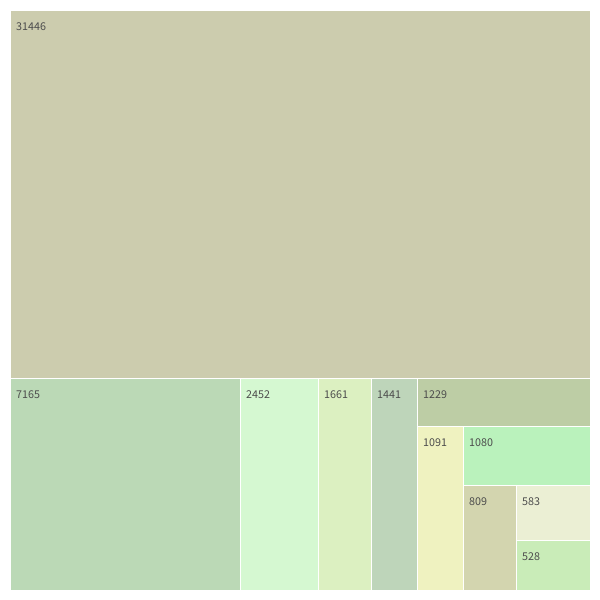
Frame 1 (no input)
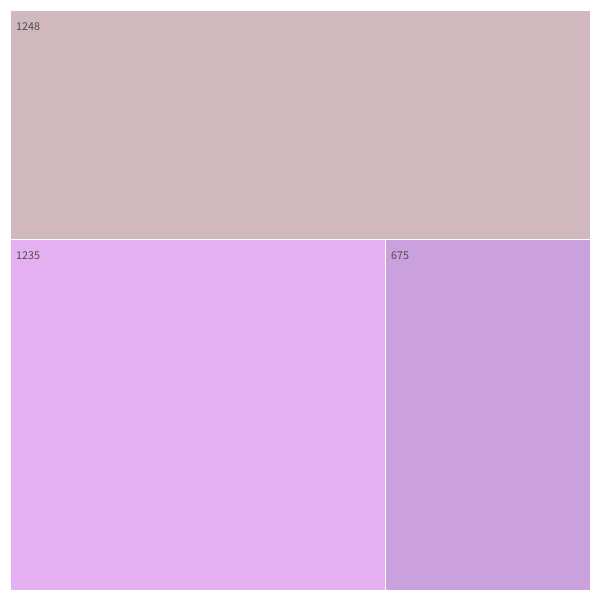
Frame 2 (the mouse pressed at the canvas centre, redrawn once)

The Processing sketch that drew these frames (run headless with seeded random() and noise(); the mouse was pressed at the canvas centre and the sketch redrawn once):

// Processing sketch: processing_24548
// ── processing_24548.pde


float randomHue = random(0,1); //color matching... the key to everything!



void setup() {
    colorMode(HSB, 1.0); //it's just nicer this way... you know...
    size( 600, 600 ); 
    noLoop();
}



//MOUSE PRESS
void mousePressed() {
    redraw();
}


void drawRect(int x1,int y1,int w1, int h1, int value){
    stroke(1);
   float hStart = randomHue - 0.1;
    float hEnd = randomHue + 0.1;
   float h = random(hStart, hEnd);
    float s = random(0.1,0.3);
    float b = random(0.8,1);
    fill(h,s,b);
    rect(x1, y1, w1, h1); //we draw a rectangle    
    fill(0.3);
    text(str(value), x1+6, y1+20); 
  }



void draw() {
  background(1);
  
  //we re-pick a new color hue (the best part);
  randomHue = random(0,1);
  
  // FIRST, we generate an array with n number of random values.
  ///////////////////////////////////////////////////////////////
  int nbItems = floor(random(2,12)); 
  int[] numbers = new int[nbItems]; 
  for( int i=0; i < numbers.length; i++ ) {
    float tempVal = random(3,1000);
    if(tempVal > 500){ // we tweak a bit the random to make sure we have an inverted bell curve (good for treemaps)
      tempVal = tempVal + (tempVal *random (1*6));
    }else{
      tempVal = tempVal / random(0, tempVal/500);
    }
    //tempVal = sqrt(tempVal) ;
    
    numbers[i] = floor(tempVal); 
  }  
 
 
 //basic param for the sake of this prototype ...
  int blockW = width-20;
  int  blockH = height-20; 
  int  refX = 10;
  int  refY = 10;
  
  makeBlock(refX, refY, blockW, blockH, numbers); //x,y,w,h
} //end DRAW...
  
  
  
void makeBlock(int refX, int refY, int blockW, int blockH, int[] numbers){
  // We sort the received array.
  ///////////////////////////////////////////////////////////////
  numbers = reverse(sort(numbers));// we sort the array from biggest to smallest value.
 // println(numbers);
 
  int valueA = numbers[0];//the biggest value
  int valueB = 0;//value B will correspond to the sum of all remmaining objects in array
  int[] numbersB = new int[numbers.length-1]; //a new array excluding the big value.
 
  for( int i=1; i < numbers.length; i++ ) {
    numbersB[i-1] = numbers[i]; //we populate our new array of values, we'll send it recursivly...
    valueB += numbers[i];
    
  }
  float ratio = float(valueA) / float(valueB + valueA);
  println("ratio = " + ratio);
  println("A val = " + valueA);
  println("B val = " + valueB);
  //now we split the block in two according to the right ratio...
  
  int xA, yA, heightA, widthA, xB ,yB, heightB, widthB;
  if(blockW > blockH){ //si plus large que haut...
    //we split vertically; so height will stay the same...
    
    xA = refX;
    yA = refY;// we draw the square in top right corner, so same value.
    heightA = blockH;
    widthA  = floor(blockW * ratio);
    
    xB = refX + widthA;
    yB = refY;
    heightB = blockH;
    widthB = blockW - widthA; //the remaining portion of the width...
    
  }else{//tall rectangle, we split horizontally.
    xA = refX;
    yA = refY;// we draw the square in top right corner, so same value.
    heightA = floor(blockH * ratio);
    widthA  = blockW;
    
    xB = refX;
    yB = refY+ heightA;
    heightB = blockH - heightA;
    widthB = blockW; //the remaining portion of the width...
    
  }
  
  
  
   
  
  
  //We add the block A to the display List
  // for now, we just draw the thing, let's convert to OOP later...
  //drawRect(xA, yA, widthA, heightA, valueA); //(x, y, width, height)
  //int pcntA = floor(valueA / float(valueA + valueB)*100);
  //int pcntB = floor(valueB / float(valueA + valueB)*100);
 // drawRect(xA, yA, widthA, heightA, pcntA); //(x, y, width, height)
  drawRect(xA, yA, widthA, heightA, valueA);
  
  println("numbers.length = "+numbers.length);
  println("numbersB.length = "+numbersB.length);
  if(numbers.length > 2){//this mean there is still stuff in this arary...
     makeBlock(xB, yB, widthB, heightB, numbersB);

  }else{
    //if it's done, we add the B to display list, and that's it for recussivity, we return to main level... 
    // the main function will then deal with all the data...
    drawRect(xB, yB, widthB, heightB, valueB);
  }
  
  //If it represent more than one value, we send the block B to be split again (recursivly)
  
  
}
